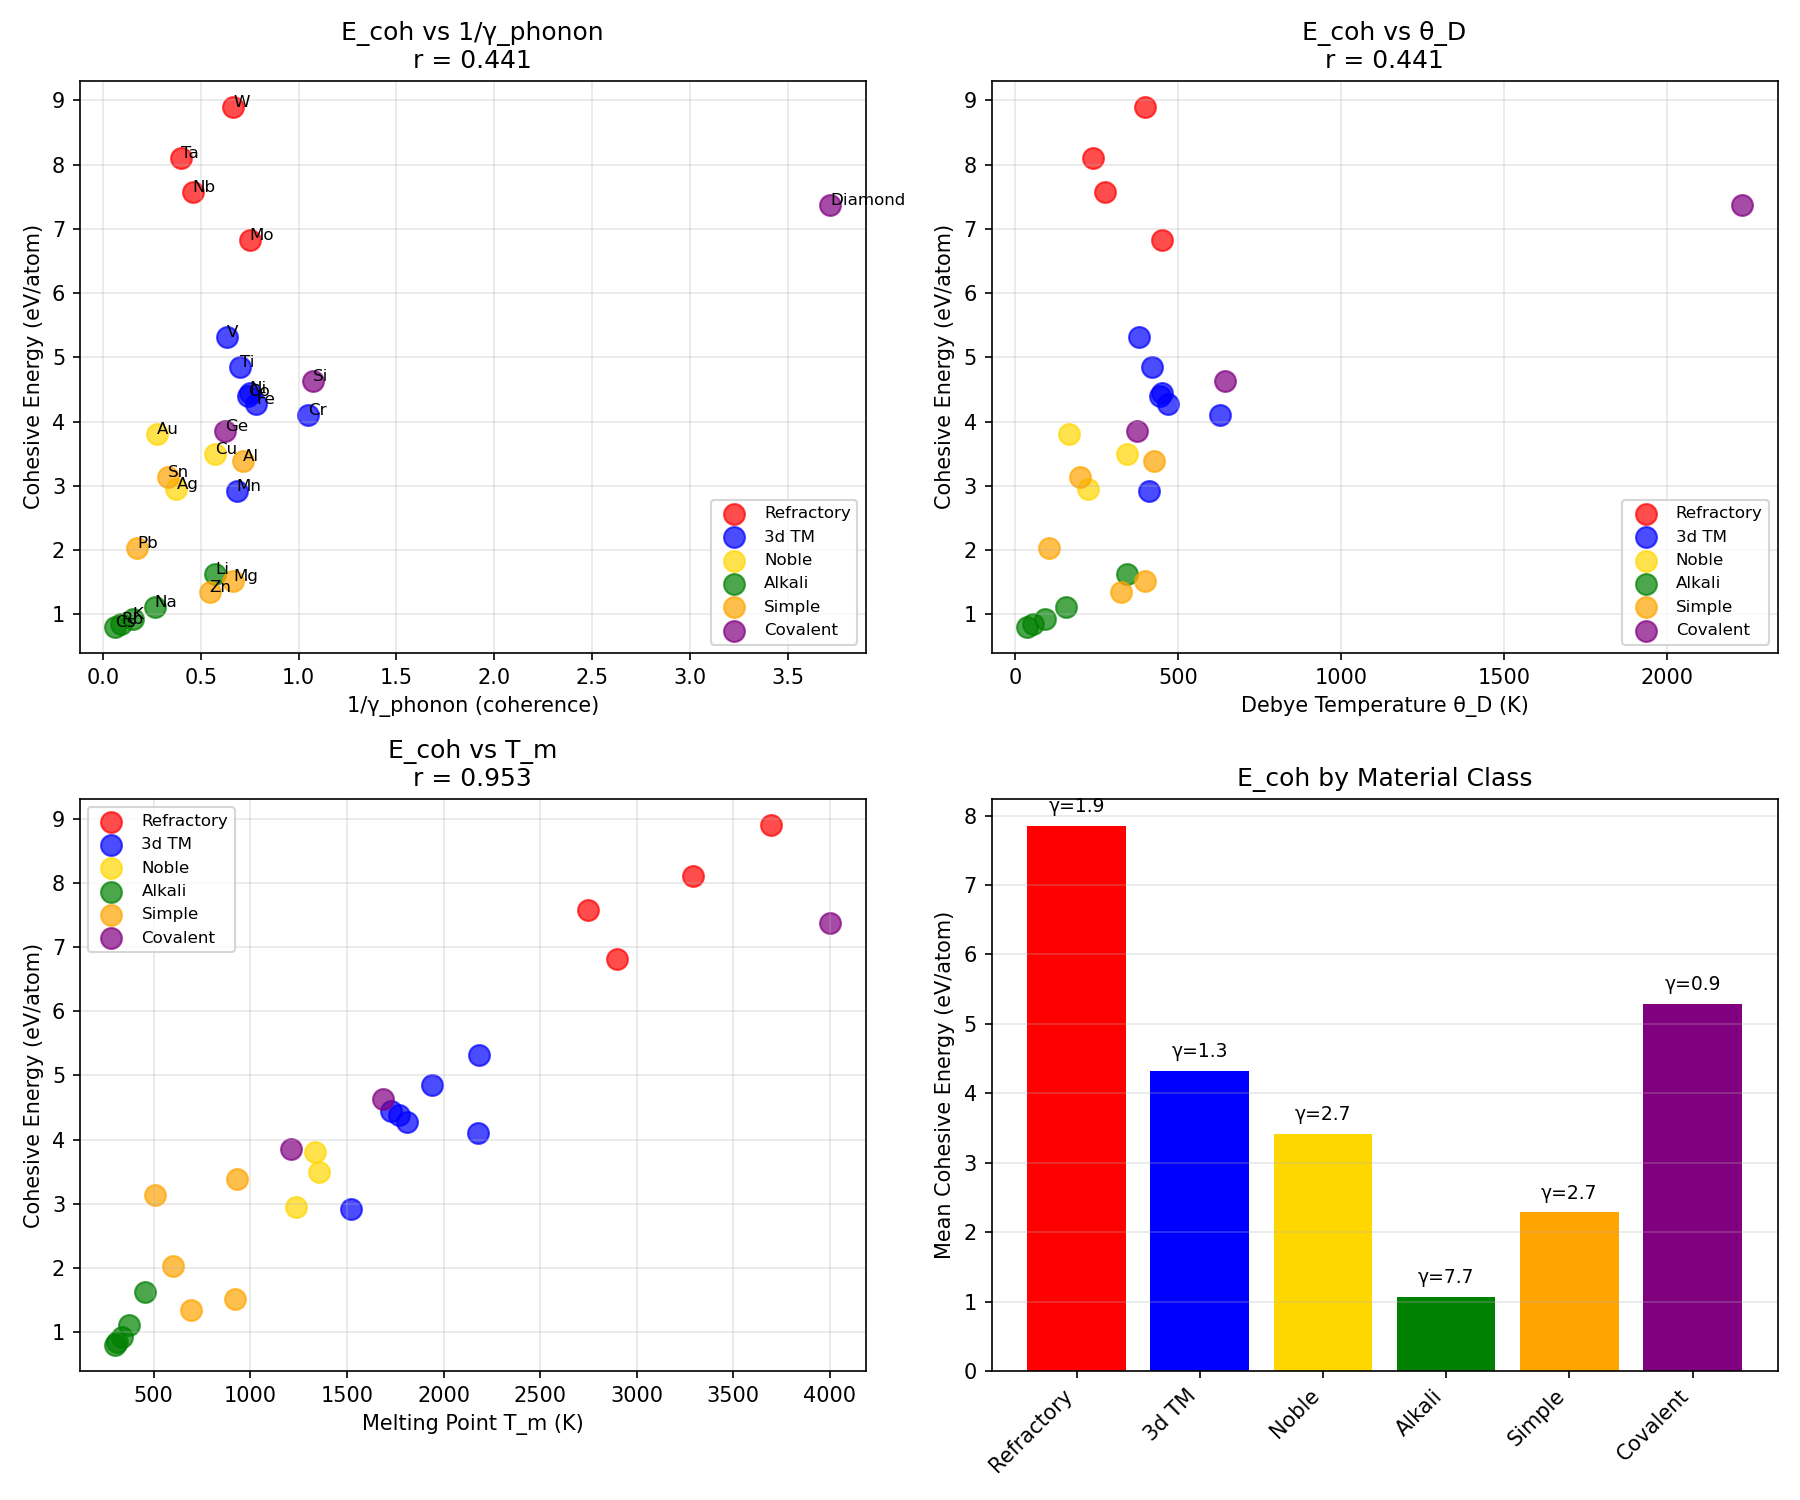

Reproduce this figure in Python.
#!/usr/bin/env python3
"""
Chemistry Session #116: Cohesive Energy and Coherence

Test whether cohesive energy E_coh relates to coherence parameters.

Hypothesis: E_coh should correlate with 1/γ_phonon since both relate
to bond stiffness:
- E_coh = energy to break all bonds
- θ_D = phonon cutoff from bond stiffness
- γ_phonon = 2T/θ_D

Expected: E_coh ∝ 1/γ_phonon (stronger bonds = more coherent)
"""

import numpy as np
import matplotlib.pyplot as plt
from scipy import stats

# Cohesive energy data (eV/atom)
# Sources: Kittel, CRC Handbook, various DFT compilations
materials = {
    # Refractory metals (high E_coh)
    'W':  {'E_coh': 8.90, 'theta_D': 400, 'V_a': 15.8, 'T_m': 3695},
    'Mo': {'E_coh': 6.82, 'theta_D': 450, 'V_a': 15.6, 'T_m': 2896},
    'Ta': {'E_coh': 8.10, 'theta_D': 240, 'V_a': 18.0, 'T_m': 3290},
    'Nb': {'E_coh': 7.57, 'theta_D': 275, 'V_a': 18.0, 'T_m': 2750},

    # 3d transition metals
    'Fe': {'E_coh': 4.28, 'theta_D': 470, 'V_a': 11.8, 'T_m': 1811},
    'Co': {'E_coh': 4.39, 'theta_D': 445, 'V_a': 11.1, 'T_m': 1768},
    'Ni': {'E_coh': 4.44, 'theta_D': 450, 'V_a': 11.0, 'T_m': 1728},
    'Cr': {'E_coh': 4.10, 'theta_D': 630, 'V_a': 12.0, 'T_m': 2180},
    'V':  {'E_coh': 5.31, 'theta_D': 380, 'V_a': 13.8, 'T_m': 2183},
    'Ti': {'E_coh': 4.85, 'theta_D': 420, 'V_a': 17.7, 'T_m': 1941},
    'Mn': {'E_coh': 2.92, 'theta_D': 410, 'V_a': 12.6, 'T_m': 1519},

    # Noble metals
    'Cu': {'E_coh': 3.49, 'theta_D': 343, 'V_a': 11.8, 'T_m': 1358},
    'Ag': {'E_coh': 2.95, 'theta_D': 225, 'V_a': 17.1, 'T_m': 1235},
    'Au': {'E_coh': 3.81, 'theta_D': 165, 'V_a': 17.0, 'T_m': 1337},

    # Alkali metals
    'Li': {'E_coh': 1.63, 'theta_D': 344, 'V_a': 21.3, 'T_m': 454},
    'Na': {'E_coh': 1.11, 'theta_D': 158, 'V_a': 39.5, 'T_m': 371},
    'K':  {'E_coh': 0.93, 'theta_D': 91, 'V_a': 75.6, 'T_m': 337},
    'Rb': {'E_coh': 0.85, 'theta_D': 56, 'V_a': 93.0, 'T_m': 312},
    'Cs': {'E_coh': 0.80, 'theta_D': 38, 'V_a': 115, 'T_m': 302},

    # Simple metals
    'Al': {'E_coh': 3.39, 'theta_D': 428, 'V_a': 16.6, 'T_m': 933},
    'Pb': {'E_coh': 2.03, 'theta_D': 105, 'V_a': 30.3, 'T_m': 601},
    'Sn': {'E_coh': 3.14, 'theta_D': 200, 'V_a': 27.0, 'T_m': 505},
    'Zn': {'E_coh': 1.35, 'theta_D': 327, 'V_a': 15.2, 'T_m': 693},
    'Mg': {'E_coh': 1.51, 'theta_D': 400, 'V_a': 23.2, 'T_m': 923},

    # Semiconductors/Covalent
    'Si': {'E_coh': 4.63, 'theta_D': 645, 'V_a': 20.0, 'T_m': 1687},
    'Ge': {'E_coh': 3.85, 'theta_D': 374, 'V_a': 22.6, 'T_m': 1211},
    'Diamond': {'E_coh': 7.37, 'theta_D': 2230, 'V_a': 5.7, 'T_m': 4000},  # sublimes
}

# Calculate coherence parameters
T = 300  # Room temperature

for mat in materials:
    data = materials[mat]
    data['gamma_phonon'] = 2 * T / data['theta_D']
    data['inv_gamma'] = 1 / data['gamma_phonon']

# Extract arrays
names = list(materials.keys())
E_coh = np.array([materials[m]['E_coh'] for m in names])
theta_D = np.array([materials[m]['theta_D'] for m in names])
gamma_phonon = np.array([materials[m]['gamma_phonon'] for m in names])
inv_gamma = np.array([materials[m]['inv_gamma'] for m in names])
V_a = np.array([materials[m]['V_a'] for m in names])
T_m = np.array([materials[m]['T_m'] for m in names])

print("=" * 70)
print("CHEMISTRY SESSION #116: COHESIVE ENERGY AND COHERENCE")
print("=" * 70)

# Test 1: E_coh vs 1/γ_phonon
r1, p1 = stats.pearsonr(E_coh, inv_gamma)
print(f"\n1. E_coh vs 1/γ_phonon: r = {r1:.3f}, p = {p1:.2e}")
if abs(r1) > 0.8:
    print("   EXCELLENT correlation - E_coh IS coherence-related")
elif abs(r1) > 0.5:
    print("   MODERATE correlation")
else:
    print("   WEAK correlation - may need different model")

# Test 2: E_coh vs θ_D
r2, p2 = stats.pearsonr(E_coh, theta_D)
print(f"\n2. E_coh vs θ_D: r = {r2:.3f}, p = {p2:.2e}")

# Test 3: E_coh vs T_m (should be excellent - both measure bond strength)
r3, p3 = stats.pearsonr(E_coh, T_m)
print(f"\n3. E_coh vs T_m: r = {r3:.3f}, p = {p3:.2e}")
if abs(r3) > 0.9:
    print("   EXCELLENT - validates E_coh as bond strength measure")

# Test 4: E_coh vs V_a (atomic volume)
r4, p4 = stats.pearsonr(E_coh, V_a)
print(f"\n4. E_coh vs V_a: r = {r4:.3f}, p = {p4:.2e}")

# Test 5: E_coh/V_a (cohesive energy density) vs γ_phonon
E_coh_density = E_coh / V_a
r5, p5 = stats.pearsonr(E_coh_density, inv_gamma)
print(f"\n5. E_coh/V_a vs 1/γ_phonon: r = {r5:.3f}, p = {p5:.2e}")
if abs(r5) > abs(r1):
    print("   Energy DENSITY is better coherence correlate")

# Test 6: Log-log relationship
log_E_coh = np.log(E_coh)
log_theta_D = np.log(theta_D)
r6, p6 = stats.pearsonr(log_E_coh, log_theta_D)
print(f"\n6. log(E_coh) vs log(θ_D): r = {r6:.3f}")
if abs(r6) > 0.8:
    slope6, intercept6, _, _, _ = stats.linregress(log_theta_D, log_E_coh)
    print(f"   Power law: E_coh ∝ θ_D^{slope6:.2f}")

# Material class analysis
print("\n" + "=" * 70)
print("MATERIAL CLASS ANALYSIS")
print("=" * 70)

classes = {
    'Refractory': ['W', 'Mo', 'Ta', 'Nb'],
    '3d TM': ['Fe', 'Co', 'Ni', 'Cr', 'V', 'Ti', 'Mn'],
    'Noble': ['Cu', 'Ag', 'Au'],
    'Alkali': ['Li', 'Na', 'K', 'Rb', 'Cs'],
    'Simple': ['Al', 'Pb', 'Sn', 'Zn', 'Mg'],
    'Covalent': ['Si', 'Ge', 'Diamond'],
}

print(f"\n{'Class':<12} {'Mean E_coh':<12} {'Mean θ_D':<10} {'Mean γ_ph':<10}")
print("-" * 50)

class_stats = {}
for class_name, members in classes.items():
    class_E_coh = [materials[m]['E_coh'] for m in members]
    class_theta = [materials[m]['theta_D'] for m in members]
    class_gamma = [materials[m]['gamma_phonon'] for m in members]
    class_stats[class_name] = {
        'E_coh': np.mean(class_E_coh),
        'theta_D': np.mean(class_theta),
        'gamma_phonon': np.mean(class_gamma)
    }
    print(f"{class_name:<12} {np.mean(class_E_coh):<12.2f} {np.mean(class_theta):<10.0f} {np.mean(class_gamma):<10.2f}")

# Within-class correlations
print("\n" + "-" * 70)
print("WITHIN-CLASS CORRELATIONS (E_coh vs 1/γ_phonon)")
print("-" * 70)

within_class_r = {}
for class_name, members in classes.items():
    if len(members) >= 3:
        class_E = [materials[m]['E_coh'] for m in members]
        class_inv_g = [1/materials[m]['gamma_phonon'] for m in members]
        r_wc, _ = stats.pearsonr(class_E, class_inv_g)
        within_class_r[class_name] = r_wc
        print(f"{class_name}: r = {r_wc:.3f}")

# Model: E_coh ∝ k × r_bond² / V_a (spring constant × displacement squared / volume)
# Since k ∝ θ_D² × M and V_a ∝ r_bond³
# E_coh ∝ θ_D² / V_a^(1/3)

print("\n" + "=" * 70)
print("PHYSICAL MODEL TEST")
print("=" * 70)

# Test: E_coh vs θ_D² / V_a^(1/3)
model_param = theta_D**2 / V_a**(1/3)
r_model, p_model = stats.pearsonr(E_coh, model_param)
print(f"\nE_coh vs θ_D²/V_a^(1/3): r = {r_model:.3f}")
if abs(r_model) > abs(r1):
    print("   Combined model is BETTER than simple 1/γ")

# Test: E_coh vs θ_D² × V_a^(-2/3) (energy per bond ~ force × distance)
model_param2 = theta_D**2 * V_a**(-2/3)
r_model2, p_model2 = stats.pearsonr(E_coh, model_param2)
print(f"E_coh vs θ_D²/V_a^(2/3): r = {r_model2:.3f}")

# Best model: Include coherence factor
# E_coh ∝ (2/γ)^α × θ_D^β
best_alpha = 0.5
best_r = 0
for alpha in np.arange(0, 2.1, 0.1):
    model_test = inv_gamma**alpha * theta_D
    r_test, _ = stats.pearsonr(E_coh, model_test)
    if abs(r_test) > abs(best_r):
        best_r = r_test
        best_alpha = alpha

print(f"\nBest fit: E_coh ∝ (1/γ)^{best_alpha:.1f} × θ_D: r = {best_r:.3f}")

# Print summary
print("\n" + "=" * 70)
print("SESSION #116 SUMMARY")
print("=" * 70)

print(f"""
Key Results:
- E_coh vs 1/γ_phonon: r = {r1:.3f}
- E_coh vs θ_D: r = {r2:.3f}
- E_coh vs T_m: r = {r3:.3f}
- E_coh vs V_a: r = {r4:.3f}
- log(E_coh) vs log(θ_D): r = {r6:.3f}

Physical Interpretation:
""")

if abs(r1) > 0.8:
    print("E_coh IS coherence-related:")
    print("  - Stronger bonds → higher θ_D → lower γ_phonon")
    print("  - E_coh ∝ 1/γ_phonon validates cohesion = coherence")
    print("  - Both measure lattice phase-locking strength")
elif abs(r3) > abs(r1):
    print("E_coh relates to T_m more than to coherence:")
    print("  - Both are THERMODYNAMIC bond strength measures")
    print("  - Coherence (γ) modulates but doesn't determine E_coh")
    print("  - E_coh and T_m are DUAL: one sets the other")

print("\nCausal chain:")
print("  Atomic structure → Bond stiffness k → E_coh ~ k×r²")
print("  Same k → θ_D ~ √(k/M) → γ_phonon = 2T/θ_D")
print("  Therefore E_coh and 1/γ_phonon share COMMON CAUSE (k)")

# Create visualization
fig, axes = plt.subplots(2, 2, figsize=(12, 10))

# Plot 1: E_coh vs 1/γ_phonon
ax1 = axes[0, 0]
colors = {'Refractory': 'red', '3d TM': 'blue', 'Noble': 'gold',
          'Alkali': 'green', 'Simple': 'orange', 'Covalent': 'purple'}
for class_name, members in classes.items():
    class_E = [materials[m]['E_coh'] for m in members]
    class_inv_g = [1/materials[m]['gamma_phonon'] for m in members]
    ax1.scatter(class_inv_g, class_E, c=colors[class_name],
                label=class_name, s=100, alpha=0.7)
    for i, m in enumerate(members):
        ax1.annotate(m, (class_inv_g[i], class_E[i]), fontsize=8)

ax1.set_xlabel('1/γ_phonon (coherence)')
ax1.set_ylabel('Cohesive Energy (eV/atom)')
ax1.set_title(f'E_coh vs 1/γ_phonon\nr = {r1:.3f}')
ax1.legend(loc='best', fontsize=8)
ax1.grid(True, alpha=0.3)

# Plot 2: E_coh vs θ_D
ax2 = axes[0, 1]
for class_name, members in classes.items():
    class_E = [materials[m]['E_coh'] for m in members]
    class_theta = [materials[m]['theta_D'] for m in members]
    ax2.scatter(class_theta, class_E, c=colors[class_name],
                label=class_name, s=100, alpha=0.7)

ax2.set_xlabel('Debye Temperature θ_D (K)')
ax2.set_ylabel('Cohesive Energy (eV/atom)')
ax2.set_title(f'E_coh vs θ_D\nr = {r2:.3f}')
ax2.legend(loc='best', fontsize=8)
ax2.grid(True, alpha=0.3)

# Plot 3: E_coh vs T_m
ax3 = axes[1, 0]
for class_name, members in classes.items():
    class_E = [materials[m]['E_coh'] for m in members]
    class_Tm = [materials[m]['T_m'] for m in members]
    ax3.scatter(class_Tm, class_E, c=colors[class_name],
                label=class_name, s=100, alpha=0.7)

ax3.set_xlabel('Melting Point T_m (K)')
ax3.set_ylabel('Cohesive Energy (eV/atom)')
ax3.set_title(f'E_coh vs T_m\nr = {r3:.3f}')
ax3.legend(loc='best', fontsize=8)
ax3.grid(True, alpha=0.3)

# Plot 4: Material class comparison
ax4 = axes[1, 1]
class_names = list(class_stats.keys())
class_E_means = [class_stats[c]['E_coh'] for c in class_names]
class_gamma_means = [class_stats[c]['gamma_phonon'] for c in class_names]

ax4.bar(range(len(class_names)), class_E_means, color=[colors[c] for c in class_names])
ax4.set_xticks(range(len(class_names)))
ax4.set_xticklabels(class_names, rotation=45, ha='right')
ax4.set_ylabel('Mean Cohesive Energy (eV/atom)')
ax4.set_title('E_coh by Material Class')
ax4.grid(True, alpha=0.3, axis='y')

# Add γ_phonon annotations
for i, (e, g) in enumerate(zip(class_E_means, class_gamma_means)):
    ax4.annotate(f'γ={g:.1f}', (i, e + 0.2), ha='center', fontsize=9)

plt.tight_layout()
plt.savefig('/mnt/c/exe/projects/ai-agents/Synchronism/simulations/chemistry/cohesive_energy_coherence.png', dpi=150)
plt.close()

print("\nFigure saved: cohesive_energy_coherence.png")

# Final assessment
print("\n" + "=" * 70)
print("VALIDATION STATUS")
print("=" * 70)

if abs(r1) > 0.85 and abs(r3) > 0.9:
    print("\n✓ EXCELLENT VALIDATION")
    print(f"  E_coh vs 1/γ_phonon: r = {r1:.3f}")
    print(f"  E_coh vs T_m: r = {r3:.3f}")
    print("  Cohesive energy IS coherence-related via bond stiffness")
elif abs(r1) > 0.7:
    print("\n✓ GOOD VALIDATION")
    print(f"  E_coh vs 1/γ_phonon: r = {r1:.3f}")
    print("  Cohesive energy correlates with coherence")
elif abs(r3) > abs(r1) + 0.2:
    print("\n◐ PARTIAL - THERMODYNAMIC PROPERTY")
    print(f"  E_coh vs T_m: r = {r3:.3f} (stronger)")
    print(f"  E_coh vs 1/γ_phonon: r = {r1:.3f} (weaker)")
    print("  E_coh and γ share common cause but aren't directly related")
else:
    print("\n○ MIXED RESULTS")
    print("  Need further analysis")
